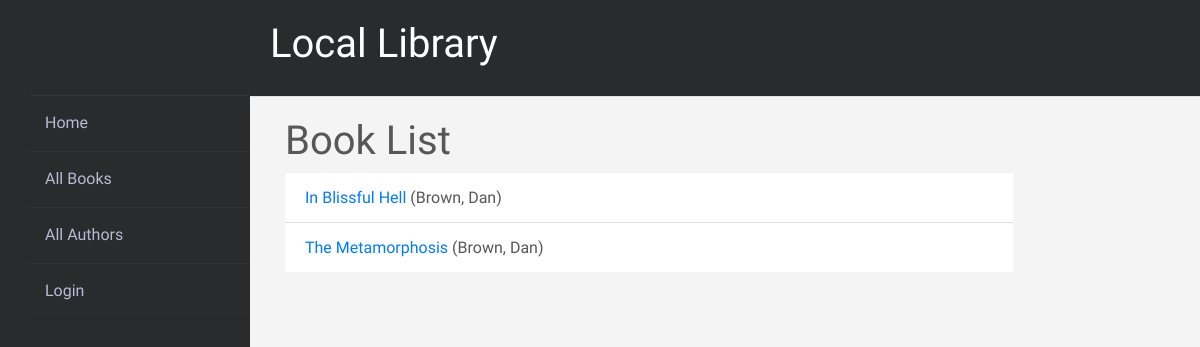
/catalog/books/, run on an earlier commit of the app's database.
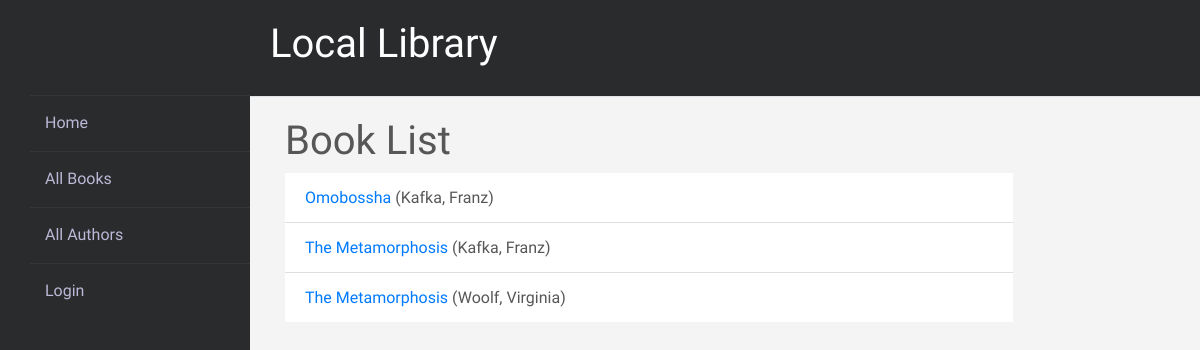
And on a later commit of the database.
### catalog/models.py (models this page shows, shortened)
class Book(models.Model):
    image = models.ImageField(Cover_Photo, default='media/default_book.png')
    title = models.CharField(max_length=200)
    author = models.ForeignKey('Author', on_delete=models.SET_NULL, null=True)
    summary = models.TextField(
        max_length=1000, help_text="Enter a brief description of the book")
    isbn = models.CharField('ISBN', max_length=13,
                            unique=True,
                            help_text='13 Character <a href="https://www.isbn-international.org/content/what-isbn'
                                      '">ISBN number</a>')
    genre = models.ManyToManyField(
        Genre, help_text="Select a genre for this book")
    language = models.CharField(max_length=200, null=True, blank=True)
    class Meta:
        ordering = ['title', 'author']
    def display_genre(self):
        """Creates a string for the Genre. This is required to display genre in Admin."""
        return ', '.join([genre.name for genre in self.genre.all()[:3]])
    display_genre.short_description = 'Genre'
    def get_absolute_url(self):
        return reverse('book-detail', args=[str(self.id)])

class Author(models.Model):
    profile_picture = models.ImageField(Pro_Pic, default='media/default_author.jpg')
    first_name = models.CharField(max_length=100)
    last_name = models.CharField(max_length=100)
    date_of_birth = models.DateField(null=True, blank=True)
    date_of_death = models.DateField('died', null=True, blank=True)
    biography = models.TextField(
    max_length=1000, null=True, blank=True, help_text="Enter a brief description about the author")
    class Meta:
        ordering = ['last_name', 'first_name']
    def __str__(self):
        return '{0}, {1}'.format(self.last_name, self.first_name)

### catalog/views.py (the view)
# urls.py: path('books/', views.BookListView.as_view(), name='books'),
class BookListView(generic.ListView):
    model = Book
    paginate_by = 10

### catalog/templates/catalog/book_list.html
{% extends "base_generic.html" %}
{% block content %}
<h1>Book List</h1>
{% if book_list %}
<ul class="list-group list-group-flush">
  {% for book in book_list %}
  <li class="list-group-item">
    <a href="{{ book.get_absolute_url }}">{{ book.title }}</a> ({{book.author}})
  </li>
  {% endfor %}
</ul>
{% else %}
<p>There are no books in the library.</p>
{% endif %}
{% endblock %}

What changed in the data, as far as the page shows it:
added Book: title "Omobossha", author "Kafka, Franz"
changed Book (number 2 of 3 on the later page): title "In Blissful Hell" → "The Metamorphosis"; author "Brown, Dan" → "Kafka, Franz"
changed Book: author "Brown, Dan" → "Woolf, Virginia"
